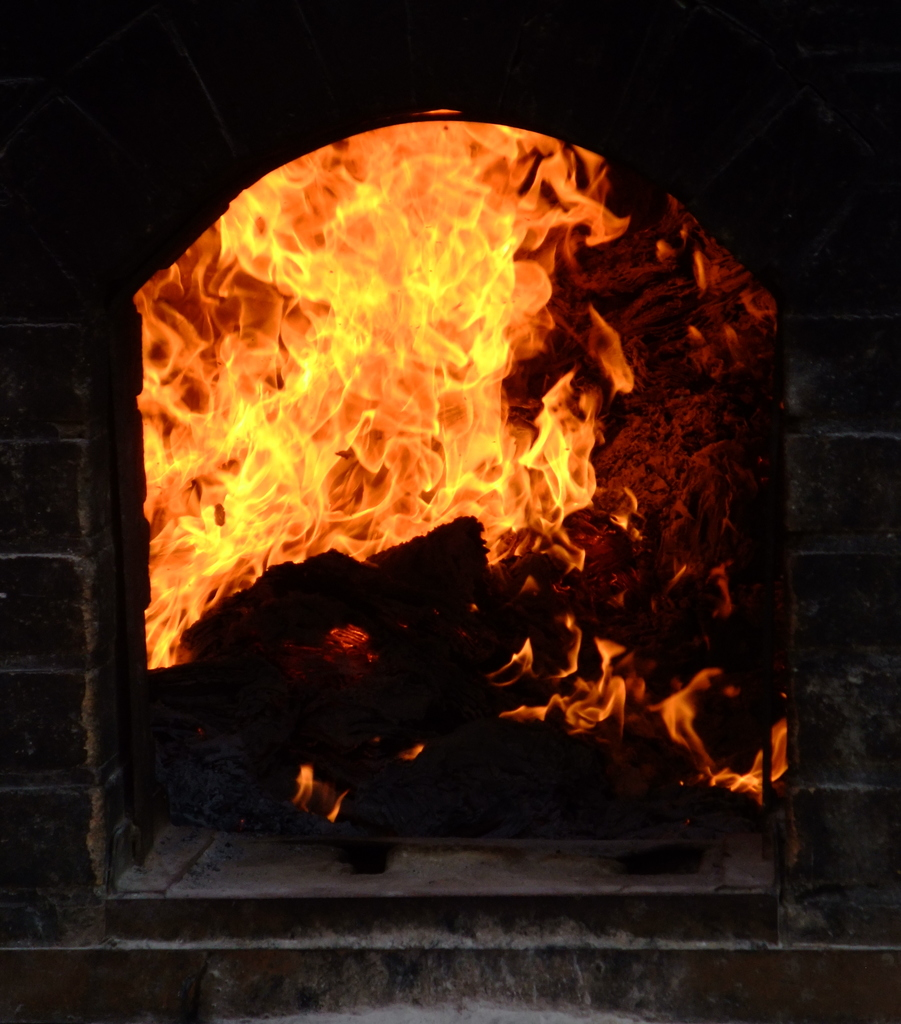
#> input picture Fire&Firearm_Guns_Images_Dataset/Fire_Firearms_1501.jpg, 901 x 1024 px, given as the content of the folder /dataset/handguns_train_test_keggle_3567/detect/images/train, which was not available
$ jupyter execute --allow-errors Degrading_of_images_without_resizing.ipynb   (shell and % lines are left out)   (text cells are left out)
#> lines starting #> are read from the running program, lines starting #| are printed output that depends on the picture; pictures that were not available may be replaced by others from this repository, and a replacement may not be noted
[cell 1]
# ===============================================
# ✅ STEP 1: Install required packages
# ===============================================

[cell 2]
# ===============================================
# ✅ STEP 2: Import libraries
# ===============================================
import os
import zipfile
import random
from PIL import Image, ImageFilter, ImageEnhance
from tqdm import tqdm
import matplotlib.pyplot as plt

[cell 3]
# ===============================================
# ✅ STEP 3: Upload the ZIP dataset
# ===============================================
from google.colab import files
uploaded = files.upload()
#> the answer given: Fire_Firearms_1501.jpg

zip_filename = list(uploaded.keys())[0]

[cell 4]
# ===============================================
# ✅ STEP 4: Unzip the dataset
# ===============================================
extract_dir = "/content/dataset"
#> (the rest of this cell did not finish here and is left out)

[cell 5]
# ===============================================
# ✅ STEP 5: Function to degrade images
# ===============================================

import numpy as np
import io
from PIL import Image, ImageFilter, ImageEnhance

def degrade_image(img):
    # 1️⃣ Blur
    img = img.filter(ImageFilter.GaussianBlur(radius=2))

    # 2️⃣ Brightness down
    enhancer = ImageEnhance.Brightness(img)
    img = enhancer.enhance(0.7)

    # 3️⃣ JPEG compression artifacts
    with io.BytesIO() as f:
        img.save(f, format='JPEG', quality=25)
        f.seek(0)
        img = Image.open(f).copy()   # ✅ force load while buffer is open!

    # 4️⃣ Add noise
    img_np = np.array(img)
    noise = np.random.normal(0, 15, img_np.shape).astype(np.int16)
    noisy_img = img_np.astype(np.int16) + noise
    noisy_img = np.clip(noisy_img, 0, 255).astype(np.uint8)
    img = Image.fromarray(noisy_img)

    # 5️⃣ Random color tweak
    enhancer = ImageEnhance.Color(img)
    img = enhancer.enhance(np.random.uniform(0.5, 1.5))

    return img

[cell 6]
# ===============================================
# ✅ STEP 6: Collect 4 random sample images (from train split)
# ===============================================
train_dir = os.path.join(extract_dir, "handguns_train_test_keggle_3567", "detect","images", "train")
all_train_images = [f for f in os.listdir(train_dir) if f.lower().endswith(('.png', '.jpg', '.jpeg'))]

sample_images = random.sample(all_train_images, min(4, len(all_train_images)))

original_images = []
degraded_images = []

for img_name in sample_images:
    img_path = os.path.join(train_dir, img_name)
    img = Image.open(img_path)
#> img is the input picture: PIL image 901x1024 RGB; mean R, G, B 66.1, 37.8, 17.1
    degraded = degrade_image(img.copy())
#> in degrade_image, `img = enhancer.enhance(0.7)`:
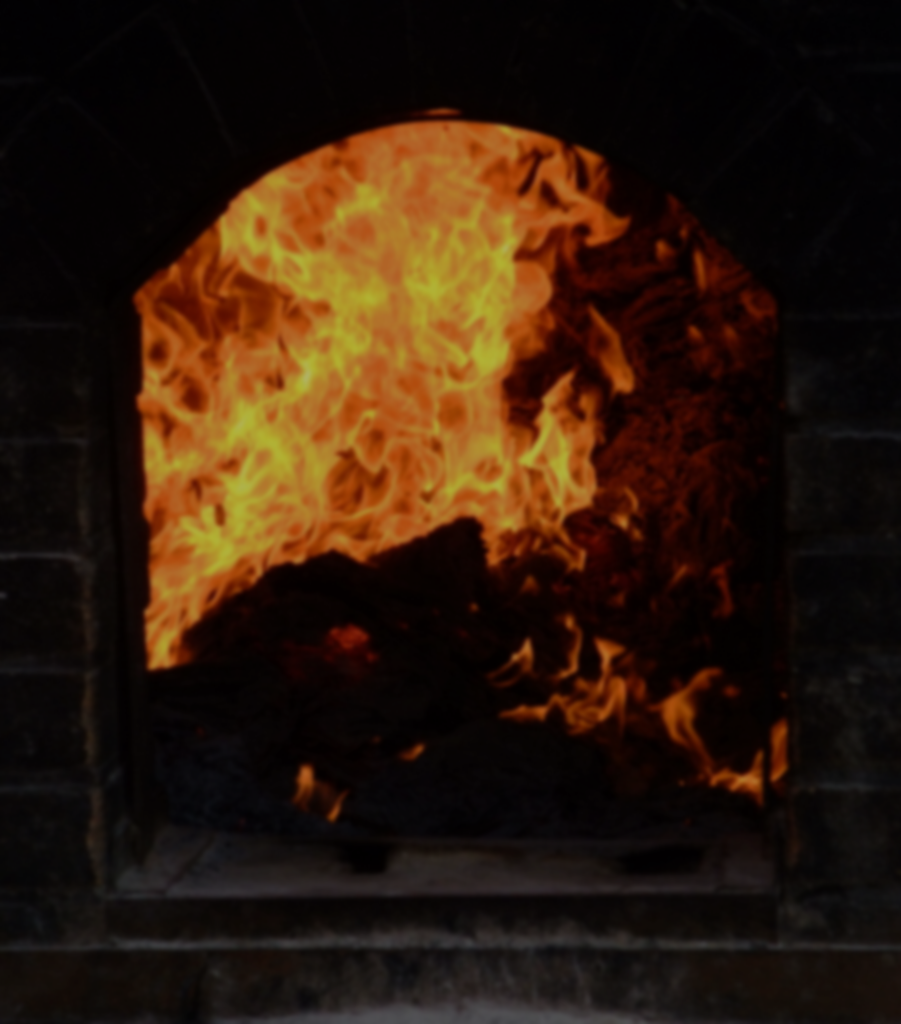
#> img: PIL image 901x1024 RGB; mean R, G, B 45.8, 26, 11.5
#> in degrade_image, `noisy_img = img_np.astype(np.int16) + noise`:
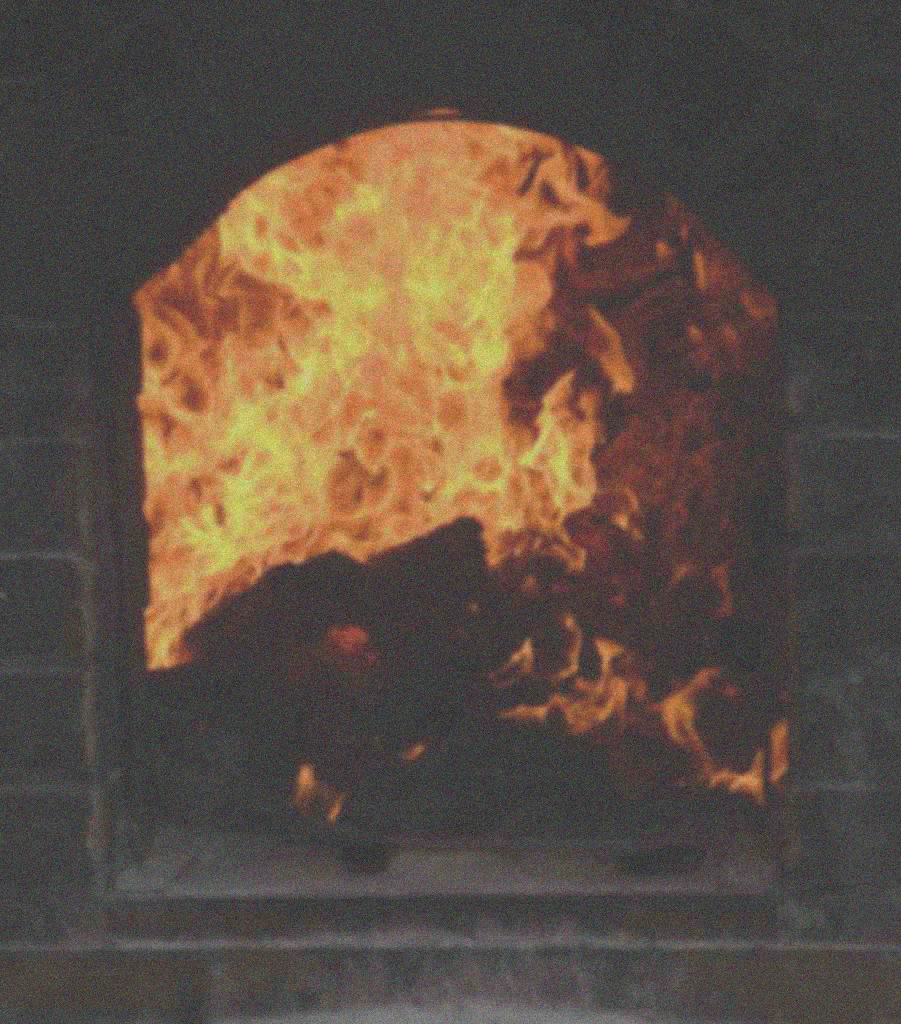
#> noisy_img: shape (1024, 901, 3) int16; mean R, G, B 45.4, 26.4, 12.3; drawn with min black and max white
#> in degrade_image, `img = enhancer.enhance(np.random.uniform(0.5, 1.5))`:
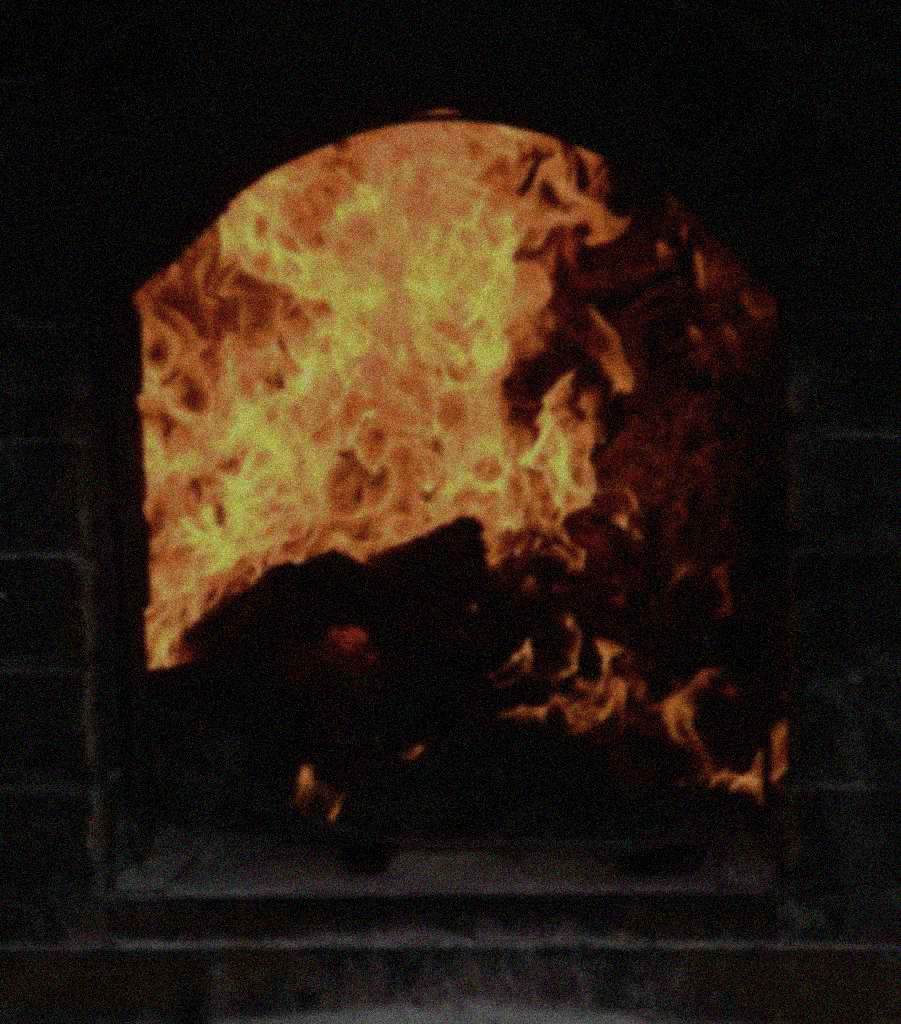
#> img: PIL image 901x1024 RGB; mean R, G, B 43.4, 29.5, 18.9
    original_images.append(img)
    degraded_images.append(degraded)

[cell 7]
# ===============================================
# ✅ STEP 7: Show samples side by side
# ===============================================
fig, axes = plt.subplots(4, 2, figsize=(10, 20))

for i in range(len(sample_images)):
    axes[i,0].imshow(original_images[i])
    axes[i,0].set_title(f"Original: {sample_images[i]}")
    axes[i,0].axis('off')

    axes[i,1].imshow(degraded_images[i])
    axes[i,1].set_title(f"Degraded: {sample_images[i]}")
    axes[i,1].axis('off')

plt.tight_layout()
plt.show()
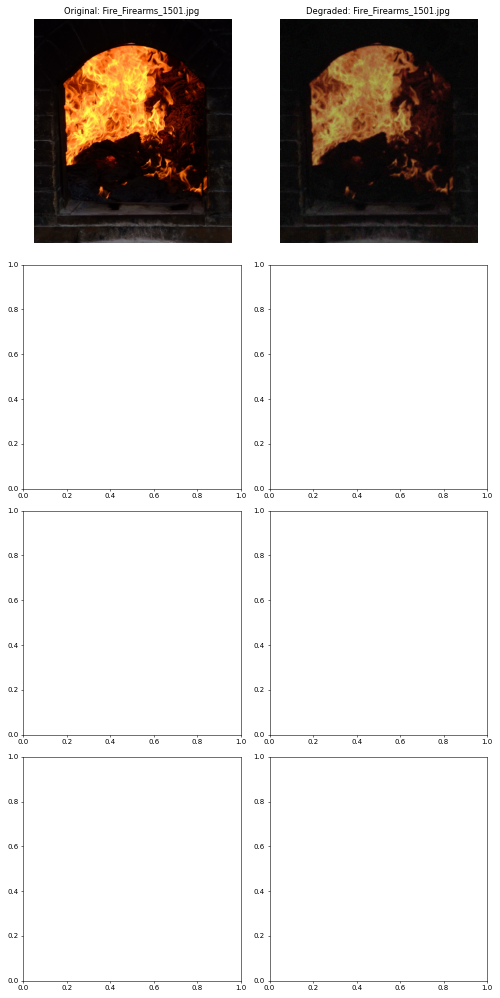
#> figure drawn by matplotlib, 2 panels

[cell 8]
# ===============================================
# ✅ STEP 8: Process ALL images and save degraded versions
# ===============================================
splits = ["train", "test", "val"]
for split in splits:
    split_dir = os.path.join(extract_dir, "handguns_train_test_keggle_3567", "detect","images", split)
    if not os.path.exists(split_dir):
        continue

    image_files = [f for f in os.listdir(split_dir) if f.lower().endswith(('.png', '.jpg', '.jpeg'))]

    for image_file in tqdm(image_files, desc=f"Processing {split}"):
        image_path = os.path.join(split_dir, image_file)
        img = Image.open(image_path)
        degraded_img = degrade_image(img)
        degraded_img.save(image_path)

print("✅ All images degraded successfully!")

[cell 9]
# ===============================================
# ✅ STEP 9: Zip the processed dataset
# ===============================================
output_zip = "/content/degraded_dataset.zip"

def zipdir(path, ziph):
#> called with path = '/content/dataset'
    for root, dirs, files in os.walk(path):
        for file in files:
            filepath = os.path.join(root, file)
            arcname = os.path.relpath(filepath, os.path.join(path, '..'))
            ziph.write(filepath, arcname)

with zipfile.ZipFile(output_zip, 'w', zipfile.ZIP_DEFLATED) as zipf:
    zipdir(extract_dir, zipf)

print(f"✅ Degraded dataset zipped at: {output_zip}")
